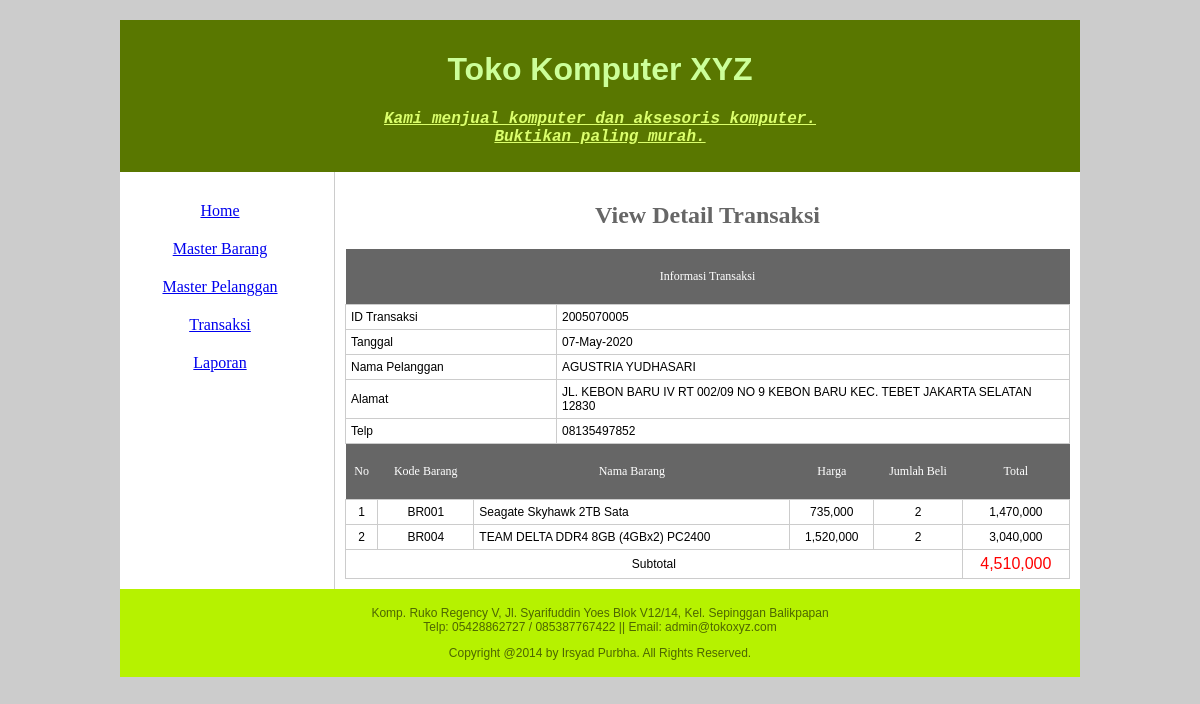
/Pertemuan13/index.php?page=detail_transaksi&idtrans=2005070005, run on the app's committed database.
### tables this page shows
CREATE TABLE `transaksi` (
  `idtrans` varchar(10) NOT NULL,
  `trans_tgl` date NOT NULL,
  `kdpel` varchar(5) NOT NULL,
  `trans_create` datetime NOT NULL,
  `trans_update` timestamp NULL DEFAULT NULL ON UPDATE current_timestamp(),
  PRIMARY KEY (`idtrans`),
  KEY `fk_transaksi_pelanggan` (`kdpel`),
  CONSTRAINT `fk_transaksi_pelanggan` FOREIGN KEY (`kdpel`) REFERENCES `pelanggan` (`kdpel`) ON UPDATE CASCADE
);

CREATE TABLE `pelanggan` (
  `kdpel` varchar(5) NOT NULL,
  `pel_nama` varchar(50) NOT NULL,
  `pel_jk` int(2) NOT NULL,
  `pel_alamat` varchar(100) NOT NULL,
  `pel_telp` varchar(20) NOT NULL,
  `pel_kawin` int(2) NOT NULL,
  `pel_create` datetime NOT NULL,
  `pel_update` timestamp NULL DEFAULT NULL ON UPDATE current_timestamp(),
  PRIMARY KEY (`kdpel`)
);

CREATE TABLE `detail` (
  `idtrans` varchar(10) NOT NULL,
  `kdbrg` varchar(5) NOT NULL,
  `detail_qty` int(11) NOT NULL,
  `detail_harga` float NOT NULL,
  `detail_create` datetime NOT NULL,
  `detail_update` timestamp NULL DEFAULT NULL ON UPDATE current_timestamp(),
  KEY `fk_detail_transaksi` (`idtrans`),
  KEY `fk_detail_barang` (`kdbrg`),
  CONSTRAINT `fk_detail_barang` FOREIGN KEY (`kdbrg`) REFERENCES `barang` (`kdbrg`) ON UPDATE CASCADE,
  CONSTRAINT `fk_detail_transaksi` FOREIGN KEY (`idtrans`) REFERENCES `transaksi` (`idtrans`) ON UPDATE CASCADE
);

CREATE TABLE `barang` (
  `kdbrg` varchar(5) NOT NULL,
  `brg_nama` varchar(50) NOT NULL,
  `brg_harga` float NOT NULL,
  `brg_stok` int(11) NOT NULL,
  `brg_kategori` varchar(50) NOT NULL,
  `brg_garansi` int(11) NOT NULL,
  `brg_create` datetime NOT NULL,
  `brg_update` timestamp NULL DEFAULT NULL ON UPDATE current_timestamp(),
  PRIMARY KEY (`kdbrg`)
);

### Pertemuan13/transaksi/data_transaksi.php (called while the page is built, shortened)
<?php
	function ambil_transaksi($kode=NULL,$field=NULL)
	{
		$konek = con();
		if ($kode != NULL) { $cari="WHERE $field LIKE '%$kode%'"; } else { $cari=""; }
		$sql = "SELECT * FROM transaksi A INNER JOIN pelanggan B ON A.kdpel=B.kdpel $cari
			ORDER BY idtrans DESC";
		$query = mysqli_query($konek,$sql);
		if (!$query) { echo mysqli_error($konek); } else { return $query; }
	}
	function ambil_detail_transaksi($kode=NULL)
	{
		$konek = con();
		if ($kode != NULL) { $cari="WHERE idtrans = '$kode'"; } else { $cari=""; }
		$query = mysqli_query($konek,"SELECT * FROM detail A INNER JOIN barang B ON A.kdbrg=B.kdbrg $cari
			ORDER BY brg_nama ASC");
		if (!$query) { echo mysqli_error($konek); } else { return $query; }
	}
?>

### Pertemuan13/transaksi/view_transaksi_detail.php (the view)
<?php
	$transaksi = ambil_transaksi($_GET['idtrans'],'idtrans');
	while ($row = mysqli_fetch_array($transaksi))
	{
		$idtrans = $row['idtrans'];
		$trans_tgl = $row['trans_tgl'];
		$pel_nama = $row['pel_nama'];
		$pel_alamat = $row['pel_alamat'];
		$pel_telp = $row['pel_telp'];
	}
?>
<h2>View Detail Transaksi</h2>
<table>
	<tr><th colspan="2">Informasi Transaksi</th></tr>
    <tr>
    	<td width="200">ID Transaksi</td><td><?php echo $idtrans; ?></td>
    </tr>
	<tr>
    	<td>Tanggal</td><td><?php echo date('d-M-Y',strtotime($trans_tgl)); ?></td>
	</tr>
    <tr>
    	<td width="200">Nama Pelanggan</td><td><?php echo $pel_nama; ?></td>
    </tr>
    <tr>
    	<td width="200">Alamat</td><td><?php echo $pel_alamat; ?></td>
    </tr>
    <tr>
    	<td width="200">Telp</td><td><?php echo $pel_telp; ?></td>
    </tr>
</table>
<table>
	<tr><th>No</th><th>Kode Barang</th><th>Nama Barang</th><th>Harga</th><th>Jumlah Beli</th><th>Total</th></tr>
	<?php
		$no = 1; $subtotal = 0;
        $detail_transaksi = ambil_detail_transaksi($idtrans);
		while ($det = mysqli_fetch_array($detail_transaksi))
		{
			echo '<tr>';
			echo '<td align="center">'.$no.'</td>';
			echo '<td align="center">'.$det['kdbrg'].'</td>';
			echo '<td>'.$det['brg_nama'].'</td>';
			echo '<td align="center">'.number_format($det['detail_harga']).'</td>';
			echo '<td align="center">'.$det['detail_qty'].'</td>';
			$total = $det['detail_harga'] * $det['detail_qty'];
			$subtotal = $total + $subtotal;
			echo '<td align="center">'.number_format($total).'</td>';
			echo '</tr>';
			$no++;
		}
    ?>
    <tr>
    	<td colspan="5" align="center">Subtotal</td>
        <td align="center" id="total_bayar"><?php echo number_format($subtotal); ?></td>
    </tr>
</table>

### Pertemuan13/css/table.css (style rules this page uses)
td { border: 1px solid #CCC; font-family: "Trebuchet MS", Arial, Helvetica, sans-serif; font-size: 12px; margin: 0px; padding: 5px; }
table { border-collapse: collapse; padding: 0px; width: 100%; margin: 0px; }
th { font-family: Impact; font-size: 12px; font-weight: normal; color: #FFF; background-color: #666; text-align: center; margin: 0px; padding-top: 20px; padding-right: 5px; padding-bottom: 20px; padding-left: 5px; }

### Pertemuan13/css/design.css (style rules this page uses)
#total_bayar { font-family:"Arial Black", Gadget, sans-serif; font-size: 16px; color: #F00; }
h2 { font-family: "Comic Sans MS", cursive; color: #666; text-align: center; width: 100%; }
body { background-color: #CCC; margin: 0px; padding: 0px; }

### data on the page
transaksi: idtrans "2005070005", trans_tgl "07-May-2020", kdpel.pel_nama "AGUSTRIA YUDHASARI", kdpel.pel_alamat "JL. KEBON BARU IV RT 002/09 NO 9 KEBON BARU KEC. TEBET JAKARTA SELATAN 12830", kdpel.pel_telp "08135497852"
detail: kdbrg.kdbrg "BR001", kdbrg.brg_nama "Seagate Skyhawk 2TB Sata", detail_harga "735,000", detail_qty "2", total "1,470,000"
detail: kdbrg.kdbrg "BR004", kdbrg.brg_nama "TEAM DELTA DDR4 8GB (4GBx2) PC2400", detail_harga "1,520,000", detail_qty "2", total "3,040,000"

### other printed values
$subtotal "4,510,000"
